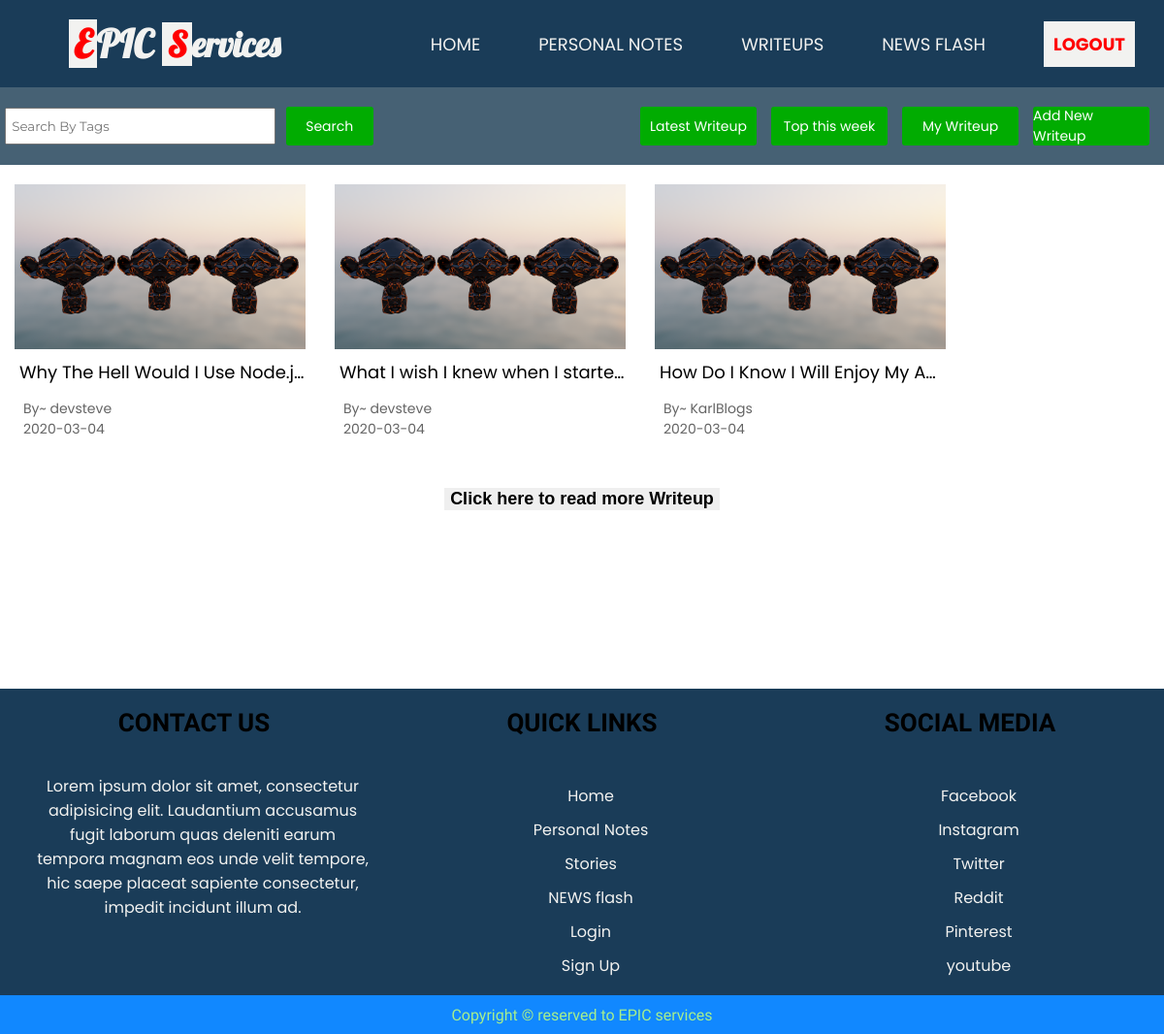
Page /stories/index.php?filter=weeklytop (signed in) on the committed database.
### tables this page shows
CREATE TABLE `stories` (
  `storyid` int(11) NOT NULL,
  `storyuser` varchar(15) DEFAULT NULL,
  `storytitle` text,
  `storydata` text,
  `storytags` text,
  `thumbnail` text NOT NULL,
  `dttm` date DEFAULT NULL
);

### stories/index.php (the view, shortened to what this page needs)
<?php
	include("../public/top.php");
?>
<!DOCTYPE html>
<html lang="en">
<head>
	<link rel="stylesheet" href="styles/stories.css">
</head>
<body>
	<section id="storiessContainer">
		<?php
			include '../public/header.php';
		?>
		<section class="stories-container-main">
			<section class="stories-options">
				<section class="search-stories">
					<form method="get" action="">
						<input type="text" name="storytags" placeholder="Search By Tags">
						<button type="submit" name="searchStory" value="true">Search</button>
					</form>
				</section>
				<section class="more-ops">
					<a href="index.php?filter=latest" class="ctrl-btn">
						Latest Writeup
					</a>
					<a href="index.php?filter=weeklytop" class="ctrl-btn">
						Top this week
					</a>
					<a href="index.php?filter=mystories" class="ctrl-btn">
						My Writeup
					</a>
					<a href="add.php" class="ctrl-btn">
						Add New Writeup
					</a>
				</section>
			</section>
			<section class="st-container">
				<?php
					if (!isset($_GET['searchStory'])) {
						if (!isset($_GET['filter'])) {
							$selectstoriesquery = "select * from stories order by rand() limit 20";
						}
						else if($_GET['filter'] == "latest") {
							$selectstoriesquery = "select * from stories order by storyid desc limit 20";
						}
						else if ($_GET['filter'] == "weeklytop") {
							$selectstoriesquery = "select storyid from stories where dttm > date(now()) - interval 7 day";
						}
					}
					else {
						$tagsToSearch = $_GET['storytags'];
						$selectstoriesquery = "select * from stories where storytags like '%$tagsToSearch%'";
					}
					if (isset($_GET['filter']) && $_GET['filter'] == "weeklytop") {
						$res = mysqli_query($conn, $selectstoriesquery);
						$topweekdata = array();
						while($row = mysqli_fetch_array($res)){
							$checkLikes = "select * from storylikes where storyid = '".$row['storyid']."'";
							$likesRes = mysqli_num_rows(mysqli_query($conn, $checkLikes));
							$temparray = array("storyid" => $row['storyid'], "likes" => $likesRes);
							array_push($topweekdata, $temparray);
						}
						for($i = 0; $i < count($topweekdata); $i++) {
							$selecttopstoriesquery = "select * from stories where storyid = '".$topweekdata[$i]["storyid"]."'";
							$res = mysqli_query($conn, $selecttopstoriesquery);
							$row = mysqli_fetch_array($res);
							$storyid = $row['storyid'];
							$storyuser = $row['storyuser'];
							$storytitle = $row['storytitle'];
							$uploaddate = $row['dttm'];
							$storyopenpath = "href=open.php?storyid=$storyid";
						?>
							<a <?= $storyopenpath ?>>
								<section class="storyMain">
									<section class="story-thumbnail">
										<img src="thumbnails/GenModRender4.png">
									</section>
									<section class="story-title">
										<?= $storytitle ?>
									</section>
									<section class="author">By~ <?= $storyuser ?></section>
									<section class="uploadDate"><?= $uploaddate ?></section>
								</section>
							</a>
					<?php
						}
					 }
				?>
			</section>
			<section style="width: 100%;text-align: center;"><button onclick="window.location.reload();" style="border: none; background-color: none;margin-top: 50px;font-size: 18px;font-weight: bold">Click here to read more Writeup</button></section>
		</section>
		<?php
			include '../public/footer.php';
		?>
	</section>
</body>
</html>

### stories/styles/stories.css (style rules this page uses)
.stories-container-main { width: 100%; min-height: 600px; }
.stories-options { width: 100%; min-height: 80px; background-color: rgb(70, 97, 116); display: flex; justify-content: space-between; align-items: center; flex-wrap: wrap; }
.search-stories { width: 390px; height: 80px; }
.search-stories form { width: 100%; height: 100%; display: flex; justify-content: space-around; align-items: center; }
.search-stories input[type="text"] { padding-left: 5px; width: calc(70% - 5px); height: 40%; font-family: 'Montserrat', sans-serif; }
.search-stories button { width: 90px; height: 40px; border-radius: 3px; background-color: #01ac01; border: none; color: white; font-size: 14px; font-family: 'Poppins', sans-serif; }
.more-ops { display: flex; }
.ctrl-btn { width: 120px; height: 40px; background-color: #01ac01; border-radius: 3px; font-size: 14px; font-family: 'Poppins', sans-serif; display: flex; justify-content: center; align-items: center; color: white; text-decoration: none; margin-right: 15px; }
.st-container { width: 100%; display: flex; flex-wrap: wrap; }
.storyMain { width: 300px; margin-top: 20px; margin-left: 15px; margin-right: 15px; }
.story-thumbnail { width: 100%; height: 170px; display: flex; justify-content: center; align-items: center; }
.story-thumbnail img { width: 100%; height: 100%; object-fit: cover; }
.story-title { display:inline-block; width: calc(100% - 5px); white-space: nowrap; overflow:hidden !important; text-overflow: ellipsis; font-size: 18px; padding-top: 10px; padding-bottom: 10px; padding-left: 5px; font-family: 'Poppins', sans-serif; }
.author, .uploadDate { width: 90%; margin-left: 3%; font-family: 'Poppins', sans-serif; font-size: 14px; color: rgb(100,100,100); }
a { text-decoration: none; color: black; display: block; }

### public/styles/header.css (style rules this page uses)
body { margin: 0; padding: 0; }

### rows in the picture
stories: storytitle "Why The Hell Would I Use Node.j…", storyuser "devsteve", dttm "2020-03-04"
stories: storytitle "What I wish I knew when I starte…", storyuser "devsteve", dttm "2020-03-04"
stories: storytitle "How Do I Know I Will Enjoy My A…", storyuser "KarlBlogs", dttm "2020-03-04"
